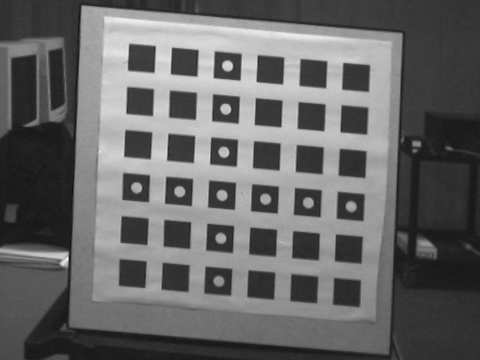
#> input picture 03_assignment/camera_calibr/front.png, 480 x 360 px
$ jupyter execute calibr.ipynb
#> lines starting #> are read from the running program, lines starting #| are printed output that depends on the picture; after the words box and inside, x2 and y2 are one past the last pixel; in counts of white or black regions, pixels touching at a corner belong together
[cell 1]
import numpy as np
import cv2
from matplotlib import pyplot as plt

[cell 2]
front_2Dcoord = np.load('front_image.npy', allow_pickle=True)
#> (reads 03_assignment/camera_calibr/front_image.npy from the repository)
back_2Dcoord = np.load('back_image.npy', allow_pickle=True)
#> (reads 03_assignment/camera_calibr/back_image.npy from the repository)
front_img = cv2.imread('front.png')
#> front_img is the input picture: shape (360, 480, 3); min 11, max 248, mean 102.2

[cell 3]
#visualization
print(front_2Dcoord.shape, back_2Dcoord.shape)
from copy import deepcopy
vis_img = deepcopy(front_img)
for i in range(front_2Dcoord.shape[0]):
    cv2.circle(vis_img, (int(front_2Dcoord[i,0]), int(front_2Dcoord[i,1])), 2, (0,0,(60*i)%256), 2)
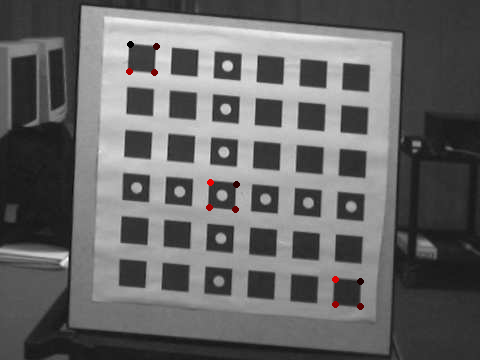
#> vis_img: shape (360, 480, 3); 0.26% of pixels changed, all inside (x1, y1, x2, y2) = (126, 41, 364, 310)
plt.imshow(vis_img[:,:,::-1])
plt.show()

[cell 4]
# ------------TODO----------------
# Compute corresponding 3D coordinate
# ------------TODO----------------
front_3Dcoord = np.zeros((12, 3))
back_3Dcoord = np.zeros((12, 3))

front_grid = np.array([[0,0,0],[50,0,0],[50,50,0],[0,50,0]])
back_grid = np.array([[0,0,150],[50,0,150],[50,50,150],[0,50,150]])
for i in range(4):
    front_3Dcoord[i] = front_grid[i]
    back_3Dcoord[i] = back_grid[i]
    front_3Dcoord[i+4] = front_grid[i] + np.array([160,240,0])
    back_3Dcoord[i+4] = back_grid[i] + np.array([160,240,0])
    front_3Dcoord[i+8] = front_grid[i] + np.array([400,400,0])
    back_3Dcoord[i+8] = back_grid[i] + np.array([400,400,0])


all_2Dcoord = np.concatenate((front_2Dcoord, back_2Dcoord), axis=0)
all_3Dcoord = np.concatenate((front_3Dcoord, back_3Dcoord), axis=0)
print(all_2Dcoord.shape, all_3Dcoord.shape)

[cell 5]
# ------------TODO----------------
# Construct the Equation Pm=0 and solve m
# ------------TODO----------------

P = np.zeros((48, 12))

zero_vec = np.zeros(4)

# construct the homogeneous equation
for i in range(24): # iterate over all 24 3D-2D correspondences
    p_i = np.concatenate([all_3Dcoord[i], [1]]) # homogeneous 3D coord
    P[2*i] = np.concatenate([p_i, zero_vec, -all_2Dcoord[i,0]*p_i])
    P[2*i + 1] = np.concatenate([zero_vec, p_i, -all_2Dcoord[i,1]*p_i])

_, _, V = np.linalg.svd(P)
m = V[-1]
